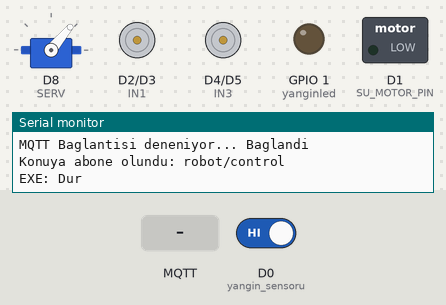
The sketch below on a simulated ESP8266 (NodeMCU). Shown: servo, motor-driver pin pairs drawn as motors (green arrow = first pin HIGH = forward, orange = second pin HIGH = backward, longer = more drive, scaled by the enable pin), switched loads named in the sketch (green lamp = pin HIGH), output pins drawn as LEDs (lit = HIGH), the last lines printed to the serial monitor. The inputs (shaded band) are chosen by the test bench; at power-on: D0 (yangin_sensoru) HIGH. WiFi joins after 1.5 s; servers stay silent unless stated; no MQTT or app messages arrive unless stated.

Above: at 2.9 s.
3.0 s: D0 (yangin_sensoru) driven LOW
At 3.5 s:
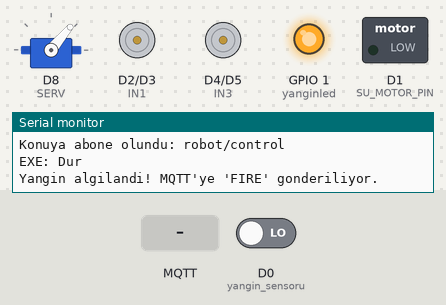
4.5 s: MQTT message "d" arrives on the first subscribed topic
At 5.2 s:
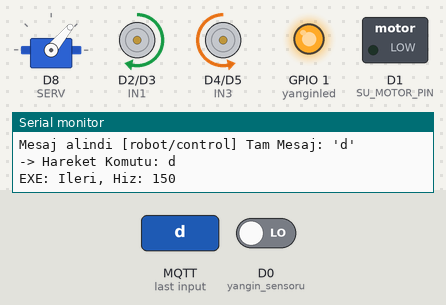
6.0 s: MQTT message "c" arrives on the first subscribed topic
At 7.2 s:
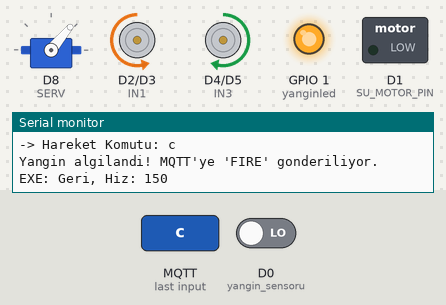
7.5 s: MQTT message "a" arrives on the first subscribed topic
At 8.7 s:
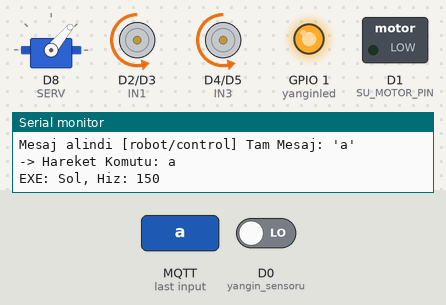
9.0 s: D0 (yangin_sensoru) driven HIGH
At 9.3 s:
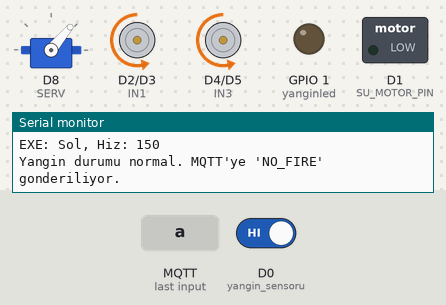
10.5 s: MQTT message "b" arrives on the first subscribed topic
At 11.0 s:
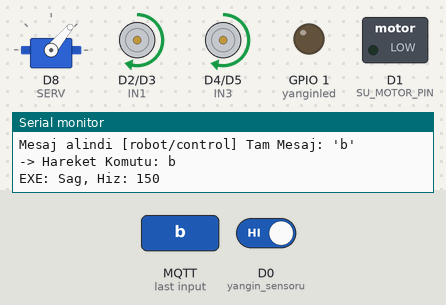
Timing chart, 0 to 13.0 s (numbered marks = the images above; inputs shaded):
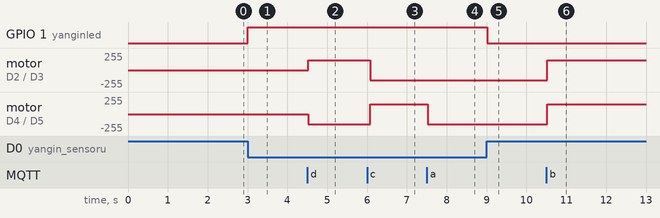

Measured:
- after the input at 3.0 s, GPIO 1 (yanginled): LOW → HIGH at once
- after the input at 4.5 s, motor on D2 (IN1) / D3 (IN2): stopped → forward 150/255 at once; motor on D4 (IN3) / D5 (IN4): stopped → backward 150/255 at once
- after the input at 6.0 s, motor on D2 (IN1) / D3 (IN2): forward 150/255 → backward 150/255 after 0.08 s; motor on D4 (IN3) / D5 (IN4): backward 150/255 → forward 150/255 after 0.08 s
- after the input at 7.5 s, motor on D4 (IN3) / D5 (IN4): forward 150/255 → backward 150/255 at once
- after the input at 9.0 s, GPIO 1 (yanginled): HIGH → LOW at once
- after the input at 10.5 s, motor on D2 (IN1) / D3 (IN2), motor on D4 (IN3) / D5 (IN4): backward 150/255 → forward 150/255 at once

The sketch:

yanginsensor.ino
```cpp
#include <ESP8266WiFi.h>
#include <WiFiClientSecure.h>
#include <PubSubClient.h>
#include <Servo.h>

const char* ssid = "Berk";
const char* password = "1923ANK1453ART08";

const char* mqttServer = "36288b3a8cbb4d6f85c7ab5b43dc30db.s1.eu.hivemq.cloud";
const int mqttPort = 8883;
const char* mqttUser = "hberks";
const char* mqttPassword = "Berk0808";
const char* mqttClientId = "ESP8266_Robot_Control_MQTT";
const char* mqttTopic = "robot/control";
const char* mqttAlarmTopic = "robot/alarm";

const byte ENA = D6;
const byte IN1 = D2;
const byte IN2 = D3;
const byte IN3 = D4;
const byte IN4 = D5;
const byte ENB = D7;
const byte SERV = D8;
const byte SU_MOTOR_PIN = D1;
const byte yangin_sensoru = D0;
const byte yanginled = 1;

const int hiz = 150;
const int hizs = 150;
const int turboHiz = 255;
volatile int currentHiz = hiz;
volatile char karakter = 'S';

const int SERVO_CENTER_PHYSICAL = 50;

WiFiClientSecure wifiClientSecure;
PubSubClient mqttClient(wifiClientSecure);
Servo servoMotor;

bool currentFireState = false;
unsigned long lastFirePublishTime = 0;
const unsigned long firePublishInterval = 3000;

void setupPins();
void setupWiFiSTA();
void setupMQTT();
void reconnectMQTT();
void mqttCallback(char* topic, byte* payload, unsigned int length);
void stopMotors();
void executeCommand();
void checkFireSensorAndPublish();

void setup() {
    Serial.begin(9600);
    delay(100);
    Serial.println("\nESP8266 MQTT Robot Baslatiliyor...");

    setupPins();
    setupWiFiSTA();
    setupMQTT();

    Serial.println("Kurulum Tamamlandi. MQTT Komutlari bekleniyor.");
}

void loop() {
    if (!mqttClient.connected()) {
        reconnectMQTT();
    }
    mqttClient.loop();

    checkFireSensorAndPublish();
    executeCommand();
    delay(10);
}

void checkFireSensorAndPublish() {
    int ates = digitalRead(yangin_sensoru);
    bool newFireState = (ates == LOW);

    if (newFireState != currentFireState || (millis() - lastFirePublishTime > firePublishInterval)) {
        if (newFireState) {
            Serial.println("Yangin algilandi! MQTT'ye 'FIRE' gonderiliyor.");
            mqttClient.publish(mqttAlarmTopic, "FIRE", true);
            digitalWrite(yanginled, HIGH);
        } else {
            Serial.println("Yangin durumu normal. MQTT'ye 'NO_FIRE' gonderiliyor.");
            mqttClient.publish(mqttAlarmTopic, "NO_FIRE", true);
            digitalWrite(yanginled, LOW);
        }
        currentFireState = newFireState;
        lastFirePublishTime = millis();
    }
}

void setupPins() {
    pinMode(ENA, OUTPUT);
    pinMode(IN1, OUTPUT);
    pinMode(IN2, OUTPUT);
    pinMode(IN3, OUTPUT);
    pinMode(IN4, OUTPUT);
    pinMode(ENB, OUTPUT);
    pinMode(SU_MOTOR_PIN, OUTPUT);
    digitalWrite(SU_MOTOR_PIN, LOW);
    pinMode(yangin_sensoru, INPUT);
    pinMode(yanginled, OUTPUT);
    digitalWrite(yanginled, LOW);

    servoMotor.attach(SERV);
    servoMotor.write(SERVO_CENTER_PHYSICAL);
    stopMotors();
    currentHiz = hiz;
    Serial.println("Pinler ayarlandi.");
}

void setupWiFiSTA() {
    Serial.printf("WiFi agina baglaniliyor: %s\n", ssid);
    WiFi.mode(WIFI_STA);
    WiFi.begin(ssid, password);

    Serial.print("Baglaniliyor");
    unsigned long startTime = millis();
    while (WiFi.status() != WL_CONNECTED && millis() - startTime < 30000) {
        delay(500);
        Serial.print(".");
    }

    if (WiFi.status() == WL_CONNECTED) {
        Serial.println("\nWiFi Baglantisi Basarili!");
        Serial.print("IP Adresi: ");
        Serial.println(WiFi.localIP());
    } else {
        Serial.println("\nWiFi Baglantisi Basarisiz!");
        Serial.println("ESP8266 yeniden baslatiliyor...");
        delay(3000);
        ESP.restart();
    }
}

void setupMQTT() {
    Serial.println("MQTT Ayarlaniyor...");
    wifiClientSecure.setInsecure();
    mqttClient.setServer(mqttServer, mqttPort);
    mqttClient.setCallback(mqttCallback);
    Serial.println("MQTT Ayarlandi.");
}

void mqttCallback(char* topic, byte* payload, unsigned int length) {
    Serial.print("Mesaj alindi [");
    Serial.print(topic);
    Serial.print("] Tam Mesaj: '");
    char cmdBuffer[length + 1];
    for (unsigned int i = 0; i < length; i++) {
        Serial.print((char)payload[i]);
        cmdBuffer[i] = (char)payload[i];
    }
    cmdBuffer[length] = '\0';
    Serial.println("'");

    if (length > 0) {
        char firstChar = cmdBuffer[0];

        if (firstChar == 'X' && length > 1) {
            String angleStr = "";
            for (unsigned int i = 1; i < length; i++) {
                if (isdigit(cmdBuffer[i])) {
                    angleStr += cmdBuffer[i];
                } else {
                    break;
                }
            }
            if (angleStr.length() > 0) {
                int html_slider_value = angleStr.toInt();
                html_slider_value = constrain(html_slider_value, 0, 180);
                int logical_degrees = html_slider_value - 90;
                int servo_write_angle = SERVO_CENTER_PHYSICAL + logical_degrees;
                servo_write_angle = constrain(servo_write_angle, 0, 180);
                servoMotor.write(servo_write_angle);
                Serial.print("-> Servo: HTML="); Serial.print(html_slider_value);
                Serial.print(", Mantiksal="); Serial.print(logical_degrees);
                Serial.print(", Servo="); Serial.println(servo_write_angle);
            } else {
                 Serial.println("-> Servo Acisi degeri parse edilemedi.");
            }
        } else if (firstChar == 'T') {
            if (currentHiz != turboHiz) {
                currentHiz = turboHiz;
                Serial.println("-> Turbo Aktif Edildi!");
            }
        } else if (firstChar == 'N') {
            if (currentHiz != hiz) {
                currentHiz = hiz;
                Serial.println("-> Turbo Kapatildi!");
            }
        } else if (firstChar == 'W') {
            digitalWrite(SU_MOTOR_PIN, HIGH);
            Serial.println("-> Su Motoru ACILDI");
        } else if (firstChar == 'w') {
            digitalWrite(SU_MOTOR_PIN, LOW);
            Serial.println("-> Su Motoru KAPATILDI");
        } else if (String("dcabS").indexOf(firstChar) != -1) {
            if (karakter != firstChar) {
                karakter = firstChar;
                Serial.print("-> Hareket Komutu: "); Serial.println(karakter);
            }
        } else {
            Serial.print("-> Bilinmeyen Komut Alindi: "); Serial.println(cmdBuffer);
        }
    } else {
        Serial.println("-> Bos MQTT Mesaji Alindi.");
    }
}

void reconnectMQTT() {
    while (!mqttClient.connected()) {
        Serial.print("MQTT Baglantisi deneniyor...");
        if (mqttClient.connect(mqttClientId, mqttUser, mqttPassword)) {
            Serial.println(" Baglandi");
            if (mqttClient.subscribe(mqttTopic)) {
                 Serial.print("Konuya abone olundu: ");
                 Serial.println(mqttTopic);
                 checkFireSensorAndPublish();
            } else {
                 Serial.println("Konuya abone olma basarisiz!");
                 mqttClient.disconnect();
                 delay(1000);
            }
        } else {
            Serial.print(" Basarisiz, rc=");
            Serial.print(mqttClient.state());
            Serial.println(" 5 saniye icinde tekrar denenecek");
            delay(5000);
        }
    }
}

void stopMotors() {
    digitalWrite(IN1, LOW); digitalWrite(IN2, LOW);
    digitalWrite(IN3, LOW); digitalWrite(IN4, LOW);
    analogWrite(ENA, 0); analogWrite(ENB, 0);


}

void executeCommand() {
    static char lastLoggedKarakter = ' ';
    static int lastLoggedSpeed = -1;
    static int lastLoggedTurnSpeed = -1;

    bool stateChangedForLogging = false;

    if (karakter != lastLoggedKarakter) {
        stateChangedForLogging = true;
    } else {
        if ((karakter == 'd' || karakter == 'c') && currentHiz != lastLoggedSpeed) {
            stateChangedForLogging = true;
        } else if ((karakter == 'a' || karakter == 'b') && hizs != lastLoggedTurnSpeed) {
            stateChangedForLogging = true;
        }
    }

    switch (karakter) {
        case 'd':
            if (stateChangedForLogging) {
                Serial.print("EXE: Ileri, Hiz: "); Serial.println(currentHiz);
            }
            digitalWrite(IN1, HIGH); digitalWrite(IN2, LOW);
            digitalWrite(IN3, LOW); digitalWrite(IN4, HIGH);
            analogWrite(ENA, currentHiz); analogWrite(ENB, currentHiz);
            lastLoggedSpeed = currentHiz;
            break;
        case 'c':
            if (stateChangedForLogging) {
                Serial.print("EXE: Geri, Hiz: "); Serial.println(currentHiz);
            }
            digitalWrite(IN1, LOW); digitalWrite(IN2, HIGH);
            digitalWrite(IN3, HIGH); digitalWrite(IN4, LOW);
            analogWrite(ENA, currentHiz); analogWrite(ENB, currentHiz);
            lastLoggedSpeed = currentHiz;
            break;
        case 'a':
            if (stateChangedForLogging) {
                Serial.print("EXE: Sol, Hiz: "); Serial.println(hizs);
            }
            digitalWrite(IN1, LOW); digitalWrite(IN2, HIGH);
            digitalWrite(IN3, LOW); digitalWrite(IN4, HIGH);
            analogWrite(ENA, hizs); analogWrite(ENB, hizs);
            lastLoggedTurnSpeed = hizs;
            break;
        case 'b':
            if (stateChangedForLogging) {
                Serial.print("EXE: Sag, Hiz: "); Serial.println(hizs);
            }
            digitalWrite(IN1, HIGH); digitalWrite(IN2, LOW);
            digitalWrite(IN3, HIGH); digitalWrite(IN4, LOW);
            analogWrite(ENA, hizs); analogWrite(ENB, hizs);
            lastLoggedTurnSpeed = hizs;
            break;
        case 'S':
            if (stateChangedForLogging || lastLoggedKarakter != 'S') {
                Serial.println("EXE: Dur");
            }
            stopMotors();
            lastLoggedSpeed = 0;
            lastLoggedTurnSpeed = 0;
            break;
        default:
             if (stateChangedForLogging) {
                Serial.print("EXE: Bilinmeyen ("); Serial.print(karakter); Serial.println(") - Durduruluyor.");
             }
            stopMotors();
            karakter = 'S';
            lastLoggedSpeed = 0;
            lastLoggedTurnSpeed = 0;
            break;
    }

    if (stateChangedForLogging) {
        lastLoggedKarakter = karakter;
    }
}
```
